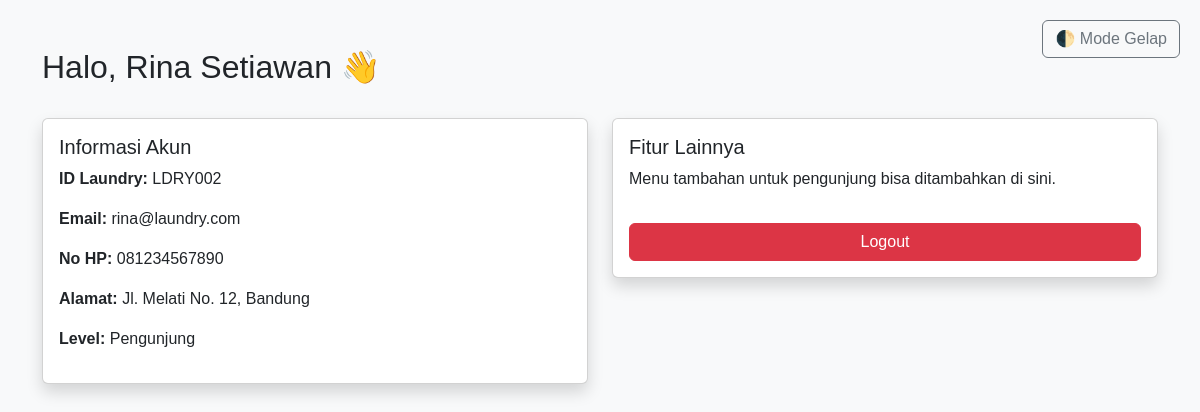
Screenshot of /laudry_app/admin/beranda.php (signed in) with the database file from the repository.
### tables this page shows
CREATE TABLE `staff` (
  `id` int(11) NOT NULL,
  `nama` varchar(100) NOT NULL,
  `id_laundry` varchar(50) NOT NULL,
  `password` varchar(255) NOT NULL,
  `email` varchar(100) NOT NULL,
  `no_hp` varchar(20) DEFAULT NULL,
  `level` enum('Admin','Pengunjung') NOT NULL DEFAULT 'Pengunjung',
  `alamat` text DEFAULT NULL
);

### laudry_app/admin/beranda.php (the view, shortened to what this page needs)
<?php
include '../koneksi.php';
$id_laundry = $_SESSION['id_laundry'];
$query = mysqli_query($conn, "SELECT * FROM staff WHERE id_laundry = '$id_laundry'");
$staff = mysqli_fetch_assoc($query);
?>
<!DOCTYPE html>
<html lang="id">
<head>
  <link href="https://cdn.jsdelivr.net/npm/bootstrap@5.3.2/dist/css/bootstrap.min.css" rel="stylesheet" />
</head>
<body>
<div class="container py-5">
  <div class="d-flex justify-content-between align-items-center mb-4">
    <h2>Halo, <?= htmlspecialchars($staff['nama']) ?> 👋</h2>
    <button class="btn btn-outline-secondary toggle-btn" onclick="toggleDarkMode()">🌓 Mode Gelap</button>
  </div>
  <div class="row g-4">
    <div class="col-md-6">
      <div class="card shadow p-3">
        <h5 class="card-title">Informasi Akun</h5>
        <p><strong>ID Laundry:</strong> <?= $staff['id_laundry'] ?></p>
        <p><strong>Email:</strong> <?= $staff['email'] ?></p>
        <p><strong>No HP:</strong> <?= $staff['no_hp'] ?></p>
        <p><strong>Alamat:</strong> <?= $staff['alamat'] ?></p>
        <p><strong>Level:</strong> <?= $staff['level'] ?></p>
      </div>
    </div>
    <div class="col-md-6">
      <div class="card shadow p-3">
        <h5 class="card-title">Fitur Lainnya</h5>
        <p>Menu tambahan untuk pengunjung bisa ditambahkan di sini.</p>
        <a href="../auth/logout.php" class="btn btn-danger mt-3">Logout</a>
      </div>
    </div>
  </div>
</div>
</body>
</html>

### laudry_app/admin/beranda.php (style rules this page uses)
body { font-family: 'Poppins', sans-serif; background-color: #f8f9fa; transition: all 0.3s ease; }
.toggle-btn { position: absolute; top: 20px; right: 20px; }

### rows the page displays
staff: nama "Rina Setiawan", id_laundry "LDRY002", email "rina@laundry.com", no_hp "081234567890", alamat "Jl. Melati No. 12, Bandung", level "Pengunjung"
